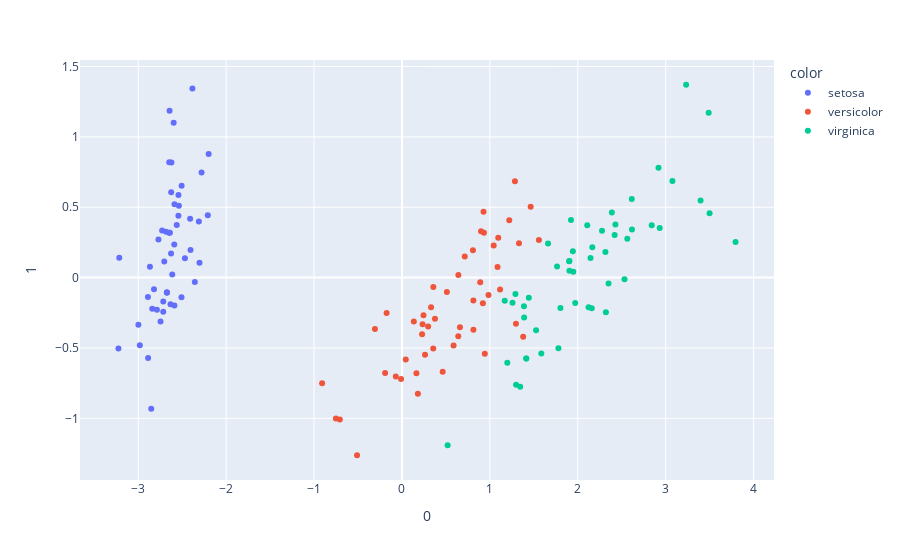

Notebook code for this chart:
### Code cell
import plotly.express as px
from sklearn.decomposition import PCA

df = px.data.iris()
X = df[['sepal_length', 'sepal_width', 'petal_length', 'petal_width']]

pca = PCA(n_components=2)
components = pca.fit_transform(X)

fig = px.scatter(components, x=0, y=1, color=df['species'])
fig.show()
